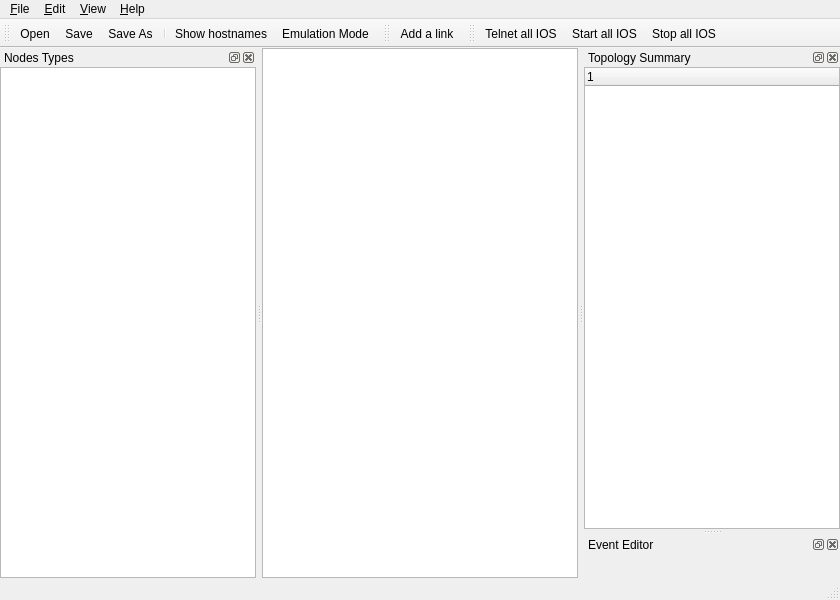
<ui version="4.0" >
 <class>MainWindow</class>
 <widget class="QMainWindow" name="MainWindow" >
  <property name="geometry" >
   <rect>
    <x>0</x>
    <y>0</y>
    <width>840</width>
    <height>600</height>
   </rect>
  </property>
  <property name="windowTitle" >
   <string>GNS3</string>
  </property>
  <property name="windowIcon" >
   <iconset/>
  </property>
  <widget class="QWidget" name="centralwidget" >
   <layout class="QGridLayout" >
    <property name="leftMargin" >
     <number>0</number>
    </property>
    <property name="topMargin" >
     <number>0</number>
    </property>
    <property name="rightMargin" >
     <number>0</number>
    </property>
    <property name="bottomMargin" >
     <number>0</number>
    </property>
    <property name="horizontalSpacing" >
     <number>0</number>
    </property>
    <property name="verticalSpacing" >
     <number>0</number>
    </property>
    <item row="0" column="0" >
     <widget class="Scene" name="graphicsView" >
      <property name="sizePolicy" >
       <sizepolicy vsizetype="Expanding" hsizetype="Expanding" >
        <horstretch>0</horstretch>
        <verstretch>0</verstretch>
       </sizepolicy>
      </property>
     </widget>
    </item>
   </layout>
  </widget>
  <widget class="QMenuBar" name="menubar" >
   <property name="geometry" >
    <rect>
     <x>0</x>
     <y>0</y>
     <width>840</width>
     <height>31</height>
    </rect>
   </property>
   <widget class="QMenu" name="menu_Edit" >
    <property name="title" >
     <string>&amp;Edit</string>
    </property>
    <addaction name="action_Cut" />
    <addaction name="action_Copy" />
    <addaction name="action_Paste" />
    <addaction name="separator" />
    <addaction name="action_IOS_images" />
    <addaction name="separator" />
    <addaction name="action_SelectAll" />
    <addaction name="action_SelectNone" />
    <addaction name="separator" />
    <addaction name="action_SystemPreferences" />
    <addaction name="action_ProjectPreferences" />
   </widget>
   <widget class="QMenu" name="menu_File" >
    <property name="title" >
     <string>&amp;File</string>
    </property>
    <addaction name="action_New_Project" />
    <addaction name="action_Open" />
    <addaction name="action_Save" />
    <addaction name="action_SaveAs" />
    <addaction name="separator" />
    <addaction name="action_Import" />
    <addaction name="action_Export" />
    <addaction name="separator" />
    <addaction name="action_Quit" />
   </widget>
   <widget class="QMenu" name="menu_About" >
    <property name="title" >
     <string>&amp;Help</string>
    </property>
    <addaction name="action_OnlineHelp" />
    <addaction name="action_AboutQt" />
    <addaction name="action_About" />
   </widget>
   <widget class="QMenu" name="menu_View" >
    <property name="title" >
     <string>&amp;View</string>
    </property>
    <addaction name="action_ZoomIn" />
    <addaction name="action_ZoomOut" />
    <addaction name="action_ZoomReset" />
    <addaction name="action_ZoomFit" />
    <addaction name="separator" />
   </widget>
   <addaction name="menu_File" />
   <addaction name="menu_Edit" />
   <addaction name="menu_View" />
   <addaction name="menu_About" />
  </widget>
  <widget class="QStatusBar" name="statusbar" />
  <widget class="QToolBar" name="toolBar_General" >
   <property name="windowTitle" >
    <string>General</string>
   </property>
   <property name="toolTip" >
    <string/>
   </property>
   <property name="statusTip" >
    <string/>
   </property>
   <property name="orientation" >
    <enum>Qt::Horizontal</enum>
   </property>
   <attribute name="toolBarArea" >
    <enum>TopToolBarArea</enum>
   </attribute>
   <attribute name="toolBarBreak" >
    <bool>false</bool>
   </attribute>
   <addaction name="action_Open" />
   <addaction name="action_Save" />
   <addaction name="action_SaveAs" />
   <addaction name="separator" />
   <addaction name="action_ShowHostnames" />
   <addaction name="action_SwitchMode" />
  </widget>
  <widget class="QDockWidget" name="dockWidget_NodeTypes" >
   <property name="allowedAreas" >
    <set>Qt::LeftDockWidgetArea|Qt::NoDockWidgetArea|Qt::RightDockWidgetArea</set>
   </property>
   <property name="windowTitle" >
    <string>Nodes Types</string>
   </property>
   <attribute name="dockWidgetArea" >
    <number>1</number>
   </attribute>
   <widget class="QWidget" name="dockWidgetContents_NodeTypes" >
    <layout class="QGridLayout" >
     <property name="leftMargin" >
      <number>0</number>
     </property>
     <property name="topMargin" >
      <number>0</number>
     </property>
     <property name="rightMargin" >
      <number>0</number>
     </property>
     <property name="bottomMargin" >
      <number>0</number>
     </property>
     <property name="horizontalSpacing" >
      <number>6</number>
     </property>
     <property name="verticalSpacing" >
      <number>6</number>
     </property>
     <item row="0" column="0" >
      <widget class="nodesDock" name="panel_nodesTypesList" >
       <property name="dragEnabled" >
        <bool>true</bool>
       </property>
       <property name="selectionBehavior" >
        <enum>QAbstractItemView::SelectRows</enum>
       </property>
       <property name="iconSize" >
        <size>
         <width>24</width>
         <height>24</height>
        </size>
       </property>
      </widget>
     </item>
    </layout>
   </widget>
  </widget>
  <widget class="QToolBar" name="toolBar_Design" >
   <property name="windowTitle" >
    <string>Design</string>
   </property>
   <attribute name="toolBarArea" >
    <enum>TopToolBarArea</enum>
   </attribute>
   <attribute name="toolBarBreak" >
    <bool>false</bool>
   </attribute>
   <addaction name="action_Add_link" />
  </widget>
  <widget class="QToolBar" name="toolBar_Emulation" >
   <property name="windowTitle" >
    <string>Simulation</string>
   </property>
   <property name="toolButtonStyle" >
    <enum>Qt::ToolButtonIconOnly</enum>
   </property>
   <attribute name="toolBarArea" >
    <enum>TopToolBarArea</enum>
   </attribute>
   <attribute name="toolBarBreak" >
    <bool>false</bool>
   </attribute>
   <addaction name="action_TelnetAll" />
   <addaction name="action_StartAll" />
   <addaction name="action_StopAll" />
  </widget>
  <widget class="QDockWidget" name="dockWidget_TopoSum" >
   <property name="sizePolicy" >
    <sizepolicy vsizetype="Expanding" hsizetype="Preferred" >
     <horstretch>0</horstretch>
     <verstretch>0</verstretch>
    </sizepolicy>
   </property>
   <property name="minimumSize" >
    <size>
     <width>50</width>
     <height>0</height>
    </size>
   </property>
   <property name="allowedAreas" >
    <set>Qt::LeftDockWidgetArea|Qt::NoDockWidgetArea|Qt::RightDockWidgetArea</set>
   </property>
   <property name="windowTitle" >
    <string>Topology Summary</string>
   </property>
   <attribute name="dockWidgetArea" >
    <number>2</number>
   </attribute>
   <widget class="QWidget" name="dockWidgetContents_7" >
    <layout class="QGridLayout" >
     <property name="leftMargin" >
      <number>0</number>
     </property>
     <property name="topMargin" >
      <number>0</number>
     </property>
     <property name="rightMargin" >
      <number>0</number>
     </property>
     <property name="bottomMargin" >
      <number>0</number>
     </property>
     <property name="horizontalSpacing" >
      <number>0</number>
     </property>
     <property name="verticalSpacing" >
      <number>0</number>
     </property>
     <item row="0" column="0" >
      <widget class="topologySummaryDock" name="treeWidget_TopologySummary" >
       <column>
        <property name="text" >
         <string>1</string>
        </property>
       </column>
      </widget>
     </item>
    </layout>
   </widget>
  </widget>
  <widget class="QDockWidget" name="dockWidget_EventEditor" >
   <property name="sizePolicy" >
    <sizepolicy vsizetype="Expanding" hsizetype="Preferred" >
     <horstretch>0</horstretch>
     <verstretch>0</verstretch>
    </sizepolicy>
   </property>
   <property name="minimumSize" >
    <size>
     <width>50</width>
     <height>0</height>
    </size>
   </property>
   <property name="allowedAreas" >
    <set>Qt::LeftDockWidgetArea|Qt::NoDockWidgetArea|Qt::RightDockWidgetArea</set>
   </property>
   <property name="windowTitle" >
    <string>Event Editor</string>
   </property>
   <attribute name="dockWidgetArea" >
    <number>2</number>
   </attribute>
   <widget class="QWidget" name="dockWidgetContents_8" />
  </widget>
  <action name="action_About" >
   <property name="text" >
    <string>&amp;About</string>
   </property>
   <property name="menuRole" >
    <enum>QAction::AboutRole</enum>
   </property>
  </action>
  <action name="action_Quit" >
   <property name="text" >
    <string>&amp;Quit</string>
   </property>
   <property name="statusTip" >
    <string/>
   </property>
   <property name="shortcut" >
    <string>Ctrl+Q</string>
   </property>
  </action>
  <action name="action_Open" >
   <property name="icon" >
    <iconset resource="../../../gns3-artwork/svg_resources.qrc" >:/icons/open.svg</iconset>
   </property>
   <property name="text" >
    <string>&amp;Open</string>
   </property>
   <property name="toolTip" >
    <string>Open project</string>
   </property>
   <property name="shortcut" >
    <string>Ctrl+O</string>
   </property>
  </action>
  <action name="action_Save" >
   <property name="icon" >
    <iconset resource="../../../gns3-artwork/svg_resources.qrc" >:/icons/save.svg</iconset>
   </property>
   <property name="text" >
    <string>&amp;Save</string>
   </property>
   <property name="toolTip" >
    <string>Save project</string>
   </property>
   <property name="shortcut" >
    <string>Ctrl+S</string>
   </property>
  </action>
  <action name="action_Add_link" >
   <property name="checkable" >
    <bool>true</bool>
   </property>
   <property name="icon" >
    <iconset resource="../../../gns3-artwork/svg_resources.qrc" >:/icons/connection.svg</iconset>
   </property>
   <property name="text" >
    <string>Add a link</string>
   </property>
   <property name="iconText" >
    <string>Add a link</string>
   </property>
   <property name="toolTip" >
    <string>Add a link</string>
   </property>
   <property name="statusTip" >
    <string>Add a link between two nodes</string>
   </property>
  </action>
  <action name="action_SwitchMode" >
   <property name="icon" >
    <iconset resource="../../../gns3-artwork/svg_resources.qrc" >:/icons/view-refresh.svg</iconset>
   </property>
   <property name="text" >
    <string>Emulation Mode</string>
   </property>
  </action>
  <action name="action_IOS_images" >
   <property name="text" >
    <string>IOS images</string>
   </property>
  </action>
  <action name="action_OnlineHelp" >
   <property name="enabled" >
    <bool>false</bool>
   </property>
   <property name="text" >
    <string>&amp;Online Help</string>
   </property>
  </action>
  <action name="action_Import" >
   <property name="enabled" >
    <bool>false</bool>
   </property>
   <property name="icon" >
    <iconset resource="../../../gns3-artwork/svg_resources.qrc" >:/icons/edit-redo.svg</iconset>
   </property>
   <property name="text" >
    <string>&amp;Import</string>
   </property>
  </action>
  <action name="action_Export" >
   <property name="icon" >
    <iconset resource="../../../gns3-artwork/svg_resources.qrc" >:/icons/export.svg</iconset>
   </property>
   <property name="text" >
    <string>&amp;Export</string>
   </property>
  </action>
  <action name="action_StartAll" >
   <property name="enabled" >
    <bool>true</bool>
   </property>
   <property name="icon" >
    <iconset resource="../../../gns3-artwork/svg_resources.qrc" >:/icons/start_metal.svg</iconset>
   </property>
   <property name="text" >
    <string>Start all IOS</string>
   </property>
   <property name="statusTip" >
    <string>Start all IOS instances</string>
   </property>
  </action>
  <action name="action_StopAll" >
   <property name="enabled" >
    <bool>true</bool>
   </property>
   <property name="icon" >
    <iconset resource="../../../gns3-artwork/svg_resources.qrc" >:/icons/stop_metal.svg</iconset>
   </property>
   <property name="text" >
    <string>Stop all IOS</string>
   </property>
   <property name="statusTip" >
    <string>Stop all IOS instances</string>
   </property>
  </action>
  <action name="action_ShowHostnames" >
   <property name="icon" >
    <iconset resource="../../../gns3-artwork/svg_resources.qrc" >:/icons/show-hostname.svg</iconset>
   </property>
   <property name="text" >
    <string>Show hostnames</string>
   </property>
   <property name="toolTip" >
    <string>Show hostnames</string>
   </property>
  </action>
  <action name="action_TelnetAll" >
   <property name="enabled" >
    <bool>true</bool>
   </property>
   <property name="icon" >
    <iconset resource="../../../gns3-artwork/svg_resources.qrc" >:/icons/console.svg</iconset>
   </property>
   <property name="text" >
    <string>Telnet all IOS</string>
   </property>
   <property name="statusTip" >
    <string>Start a console on all running IOS instances</string>
   </property>
  </action>
  <action name="action_Design_Mode" >
   <property name="text" >
    <string>&amp;Design Mode</string>
   </property>
  </action>
  <action name="action_Emulation_Mode" >
   <property name="text" >
    <string>&amp;Emulation Mode</string>
   </property>
  </action>
  <action name="action_Simulation_Mode" >
   <property name="text" >
    <string>&amp;Simulation Mode</string>
   </property>
  </action>
  <action name="action_SaveAs" >
   <property name="icon" >
    <iconset resource="../../../gns3-artwork/svg_resources.qrc" >:/icons/save-as.svg</iconset>
   </property>
   <property name="text" >
    <string>Save &amp;As</string>
   </property>
   <property name="iconText" >
    <string>Save As</string>
   </property>
   <property name="toolTip" >
    <string>Save project as</string>
   </property>
  </action>
  <action name="action_New_Project" >
   <property name="enabled" >
    <bool>false</bool>
   </property>
   <property name="text" >
    <string>&amp;New</string>
   </property>
   <property name="toolTip" >
    <string>New project</string>
   </property>
   <property name="statusTip" >
    <string>Create a new project</string>
   </property>
   <property name="shortcut" >
    <string>Ctrl+N</string>
   </property>
  </action>
  <action name="action_AboutQt" >
   <property name="text" >
    <string>About &amp;Qt</string>
   </property>
   <property name="menuRole" >
    <enum>QAction::AboutQtRole</enum>
   </property>
  </action>
  <action name="action_ZoomIn" >
   <property name="text" >
    <string>Zoom &amp;In</string>
   </property>
   <property name="shortcut" >
    <string>Ctrl++</string>
   </property>
  </action>
  <action name="action_ZoomOut" >
   <property name="text" >
    <string>Zoom &amp;Out</string>
   </property>
   <property name="shortcut" >
    <string>Ctrl+-</string>
   </property>
  </action>
  <action name="action_ZoomReset" >
   <property name="text" >
    <string>Zoom &amp;Reset</string>
   </property>
   <property name="shortcut" >
    <string>Ctrl+/</string>
   </property>
  </action>
  <action name="action_ZoomFit" >
   <property name="text" >
    <string>Zoom &amp;Fit</string>
   </property>
   <property name="shortcut" >
    <string>Ctrl+=</string>
   </property>
  </action>
  <action name="action_SelectAll" >
   <property name="text" >
    <string>Select &amp;All</string>
   </property>
   <property name="shortcut" >
    <string>Ctrl+A</string>
   </property>
  </action>
  <action name="action_SelectNone" >
   <property name="text" >
    <string>Select &amp;None</string>
   </property>
   <property name="shortcut" >
    <string>Ctrl+Shift+A</string>
   </property>
  </action>
  <action name="action_SystemPreferences" >
   <property name="text" >
    <string>&amp;System Preferences...</string>
   </property>
   <property name="shortcut" >
    <string>Ctrl+Shift+P</string>
   </property>
  </action>
  <action name="action_ProjectPreferences" >
   <property name="enabled" >
    <bool>false</bool>
   </property>
   <property name="text" >
    <string>&amp;Project Preferences...</string>
   </property>
   <property name="shortcut" >
    <string>Ctrl+P</string>
   </property>
  </action>
  <action name="action_Cut" >
   <property name="enabled" >
    <bool>false</bool>
   </property>
   <property name="text" >
    <string>Cut</string>
   </property>
   <property name="shortcut" >
    <string>Ctrl+X</string>
   </property>
  </action>
  <action name="action_Copy" >
   <property name="enabled" >
    <bool>false</bool>
   </property>
   <property name="text" >
    <string>Copy</string>
   </property>
   <property name="shortcut" >
    <string>Ctrl+C</string>
   </property>
  </action>
  <action name="action_Paste" >
   <property name="enabled" >
    <bool>false</bool>
   </property>
   <property name="text" >
    <string>&amp;Paste</string>
   </property>
   <property name="shortcut" >
    <string>Ctrl+V</string>
   </property>
  </action>
 </widget>
 <customwidgets>
  <customwidget>
   <class>Scene</class>
   <extends>QGraphicsView</extends>
   <header>GNS3.Scene.h</header>
  </customwidget>
  <customwidget>
   <class>nodesDock</class>
   <extends>QListWidget</extends>
   <header>GNS3.Ui.Widget_nodesDock.h</header>
  </customwidget>
  <customwidget>
   <class>topologySummaryDock</class>
   <extends>QTreeWidget</extends>
   <header>Widget_topologySummaryDock</header>
  </customwidget>
 </customwidgets>
 <resources>
  <include location="../../../gns3-artwork/svg_resources.qrc" />
 </resources>
 <connections>
  <connection>
   <sender>action_Quit</sender>
   <signal>activated()</signal>
   <receiver>MainWindow</receiver>
   <slot>close()</slot>
   <hints>
    <hint type="sourcelabel" >
     <x>-1</x>
     <y>-1</y>
    </hint>
    <hint type="destinationlabel" >
     <x>398</x>
     <y>302</y>
    </hint>
   </hints>
  </connection>
 </connections>
</ui>
